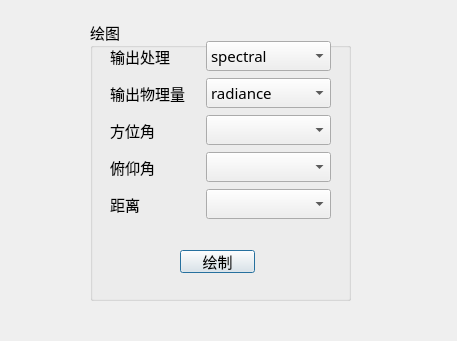
<?xml version="1.0" encoding="UTF-8"?>
<ui version="4.0">
 <class>PlotDialog</class>
 <widget class="QDialog" name="PlotDialog">
  <property name="geometry">
   <rect>
    <x>0</x>
    <y>0</y>
    <width>457</width>
    <height>341</height>
   </rect>
  </property>
  <property name="windowTitle">
   <string>Dialog</string>
  </property>
  <widget class="QGroupBox" name="groupBox">
   <property name="geometry">
    <rect>
     <x>90</x>
     <y>20</y>
     <width>261</width>
     <height>281</height>
    </rect>
   </property>
   <property name="font">
    <font>
     <family>宋体</family>
     <pointsize>11</pointsize>
    </font>
   </property>
   <property name="title">
    <string>绘图</string>
   </property>
   <widget class="QWidget" name="gridLayoutWidget">
    <property name="geometry">
     <rect>
      <x>20</x>
      <y>20</y>
      <width>221</width>
      <height>181</height>
     </rect>
    </property>
    <property name="font">
     <font>
      <family>宋体</family>
      <pointsize>11</pointsize>
     </font>
    </property>
    <layout class="QGridLayout" name="gridLayout">
     <item row="2" column="1">
      <widget class="QComboBox" name="comboBox_plot_phi">
       <property name="font">
        <font>
         <family>宋体</family>
         <pointsize>11</pointsize>
        </font>
       </property>
      </widget>
     </item>
     <item row="0" column="1">
      <widget class="QComboBox" name="comboBox">
       <property name="font">
        <font>
         <family>宋体</family>
         <pointsize>11</pointsize>
        </font>
       </property>
       <item>
        <property name="text">
         <string>spectral</string>
        </property>
       </item>
       <item>
        <property name="text">
         <string>integrate</string>
        </property>
       </item>
      </widget>
     </item>
     <item row="3" column="0">
      <widget class="QLabel" name="label_3">
       <property name="font">
        <font>
         <family>宋体</family>
         <pointsize>11</pointsize>
        </font>
       </property>
       <property name="text">
        <string>俯仰角</string>
       </property>
      </widget>
     </item>
     <item row="4" column="1">
      <widget class="QComboBox" name="comboBox_plot_distance">
       <property name="font">
        <font>
         <family>宋体</family>
         <pointsize>11</pointsize>
        </font>
       </property>
      </widget>
     </item>
     <item row="0" column="0">
      <widget class="QLabel" name="label">
       <property name="font">
        <font>
         <family>宋体</family>
         <pointsize>11</pointsize>
        </font>
       </property>
       <property name="text">
        <string>输出处理</string>
       </property>
      </widget>
     </item>
     <item row="2" column="0">
      <widget class="QLabel" name="label_2">
       <property name="font">
        <font>
         <family>宋体</family>
         <pointsize>11</pointsize>
        </font>
       </property>
       <property name="text">
        <string>方位角</string>
       </property>
      </widget>
     </item>
     <item row="4" column="0">
      <widget class="QLabel" name="label_4">
       <property name="font">
        <font>
         <family>宋体</family>
         <pointsize>11</pointsize>
        </font>
       </property>
       <property name="text">
        <string>距离</string>
       </property>
      </widget>
     </item>
     <item row="3" column="1">
      <widget class="QComboBox" name="comboBox_plot_umu">
       <property name="font">
        <font>
         <family>宋体</family>
         <pointsize>11</pointsize>
        </font>
       </property>
      </widget>
     </item>
     <item row="1" column="0">
      <widget class="QLabel" name="label_5">
       <property name="font">
        <font>
         <family>宋体</family>
         <pointsize>11</pointsize>
        </font>
       </property>
       <property name="text">
        <string>输出物理量</string>
       </property>
      </widget>
     </item>
     <item row="1" column="1">
      <widget class="QComboBox" name="comboBox_quantity">
       <property name="font">
        <font>
         <family>宋体</family>
         <pointsize>11</pointsize>
        </font>
       </property>
       <item>
        <property name="text">
         <string>radiance</string>
        </property>
       </item>
       <item>
        <property name="text">
         <string>transmittance</string>
        </property>
       </item>
      </widget>
     </item>
    </layout>
   </widget>
   <widget class="QPushButton" name="pushButton">
    <property name="geometry">
     <rect>
      <x>90</x>
      <y>230</y>
      <width>75</width>
      <height>23</height>
     </rect>
    </property>
    <property name="font">
     <font>
      <family>宋体</family>
      <pointsize>11</pointsize>
     </font>
    </property>
    <property name="text">
     <string>绘制</string>
    </property>
   </widget>
  </widget>
 </widget>
 <resources/>
 <connections/>
</ui>
